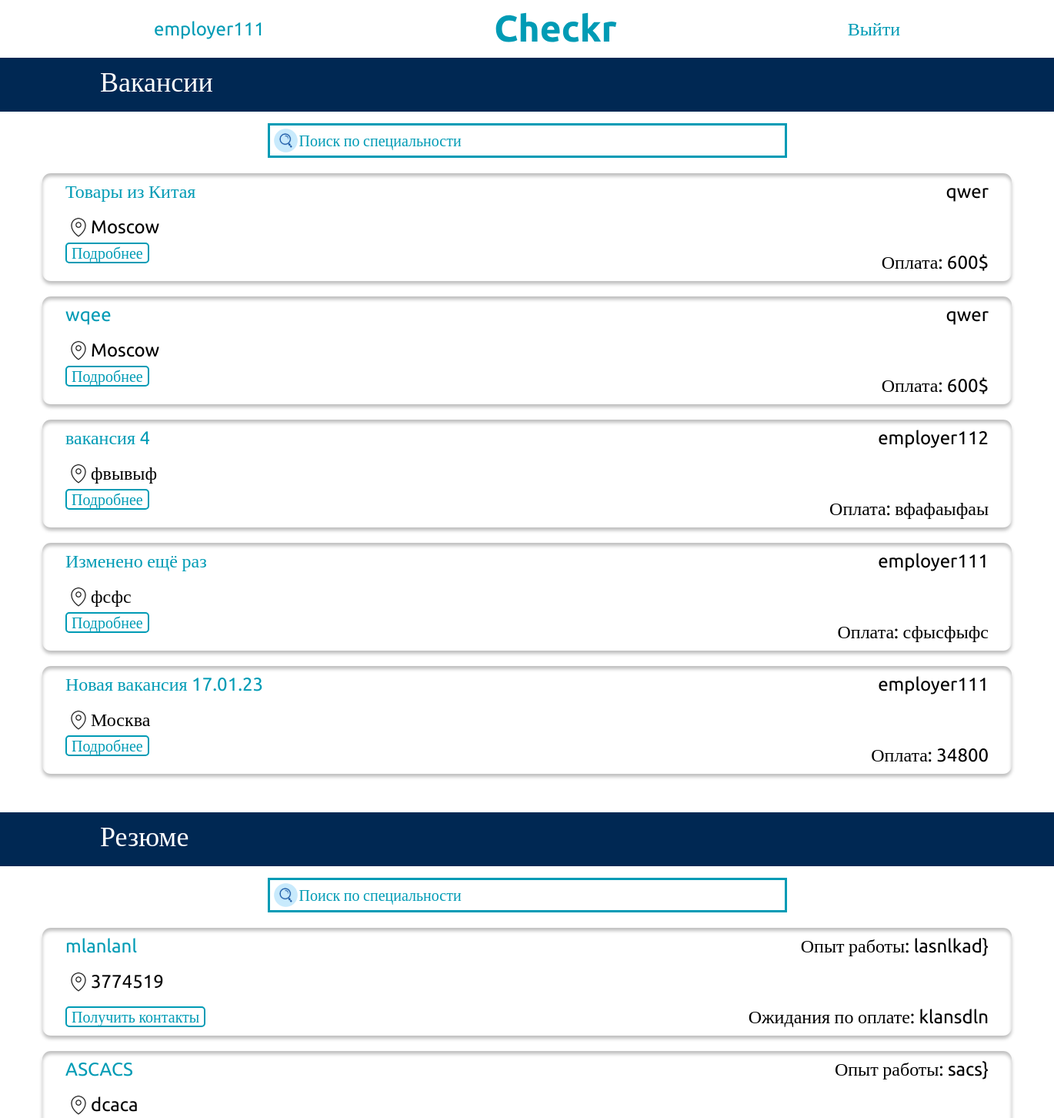
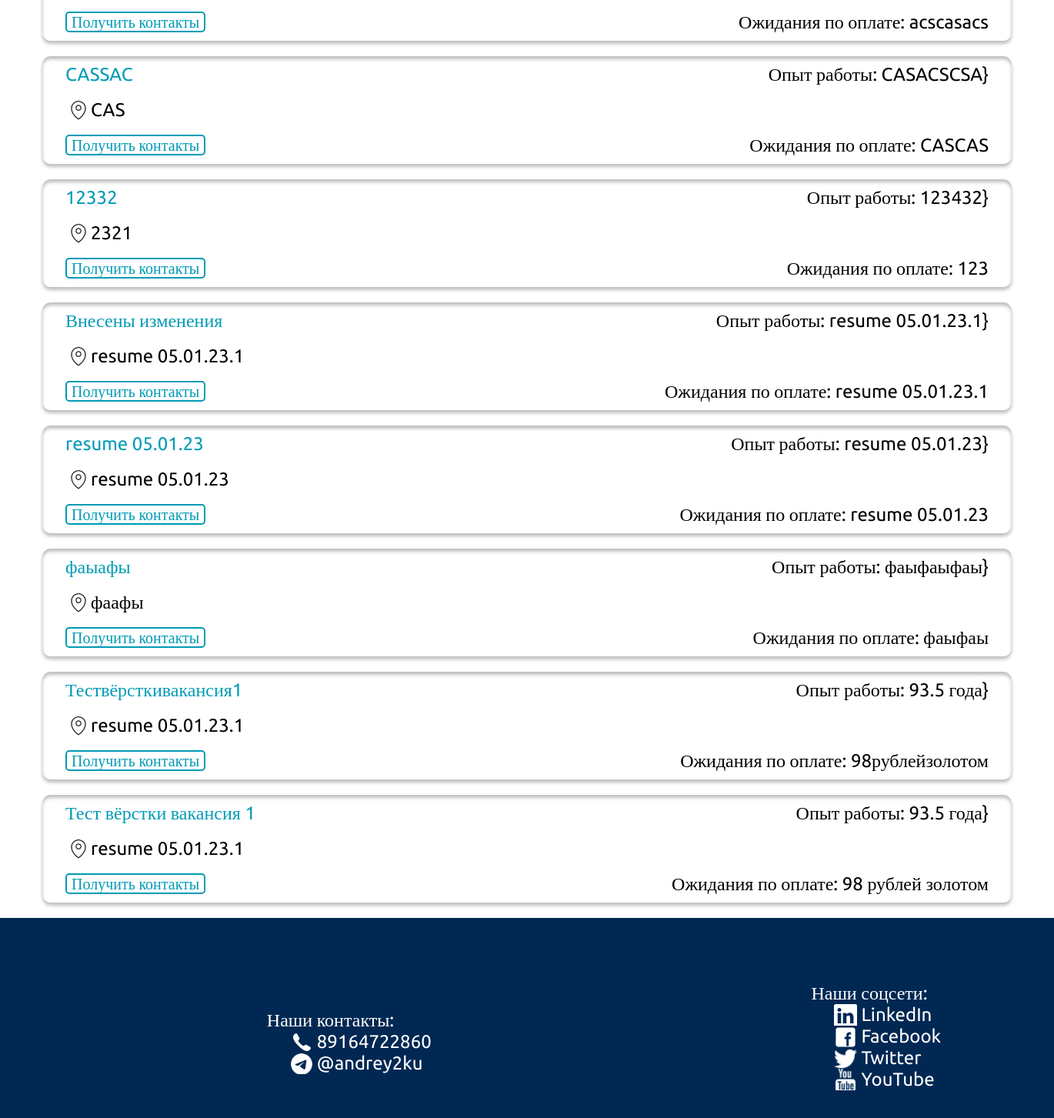
The page / (signed in) on the database its author committed (2 pictures, top to bottom).
### my_hh_app/models.py (models this page shows, shortened)
class Vacancies(models.Model):
    title = models.CharField("Title", max_length=200)
    location = models.CharField("Location", max_length=200)
    salary = models.CharField("salary", max_length=200)
    skills = models.ManyToManyField(Skills)
    author = models.ForeignKey(User, on_delete=models.SET_NULL, null=True)
    company_name = models.ForeignKey(Companies, on_delete=models.SET_NULL, null=True)
    description = models.TextField("description", default="")

class Companies(models.Model):
    company_name = models.CharField("company_name", max_length=200)
    author = models.ForeignKey(User, on_delete=models.SET_NULL, default="", null=True)
    foundation_data = models.DateField("foundation_data", default=datetime.datetime.now(), null=True)
    industry = models.CharField("industry", max_length=200, default="", null=True)
    strategy_description = models.TextField("Strategy_description", default="", null=True)
    def __str__(self):
        return self.company_name

class Resume(models.Model):
    name = models.CharField("name", max_length=200)
    option = (("male", "Мужской"), ("female", "Женский"))
    gender = models.CharField("gender", max_length=200, choices=option ,)
    spec = models.TextField("speciality", max_length=200)
    experience = models.TextField("experience")
    option = (("full-time", "full-time"), ("part-time", "part-time"))
    type_of_employment = models.CharField("type_of_employment", max_length=200, choices=option)
    skills = models.ManyToManyField(Skills)
    age = models.CharField("age", max_length=100)
    phone = models.CharField("phone", max_length=20)
    salary = models.CharField("salary", max_length=200)
    adres = models.CharField("adres", max_length=200)
    author = models.ForeignKey(User, on_delete=models.SET_NULL, null=True)

### my_hh_app/views.py (the view)
# urls.py: path('', views.index,name='index'),
def index(request):
    resume = None
    vacancies = None
    if request.method == "POST":
        if "resumes_search" in request.POST and "vacancies_search" in request.POST:
            resume = Resume.objects.filter(spec__contains=request.POST.get("resumes_search", ""))
            vacancies = Vacancies.objects.filter(title__contains=request.POST.get("vacancies_search", ""))
        elif "vacancies_search" in request.POST:
            vacancies = Vacancies.objects.filter(title__contains=request.POST.get("vacancies_search", ""))
            resume = Resume.objects.all()
        elif "resumes_search" in request.POST:
            resume = Resume.objects.filter(spec__contains=request.POST.get("resumes_search", ""))
            vacancies = Vacancies.objects.all()
    else:
        resume = Resume.objects.all()
        vacancies = Vacancies.objects.all()
    skills = Skills.objects.all()
    context = {"resumes": resume, "vacancies": vacancies, "skills": skills, }
    return render(request, "my_hh_app/index.html", context)

### my_hh_app/templates/my_hh_app/index.html (shortened to what this page needs)
<!DOCTYPE html>
{% extends 'my_hh_app/base.html' %}
{% block content %}
  <section>
    <div class="vacancies__header">Вакансии </div>
    <div class="search__div">
      <form  class = "search__form" method="post" id="1">
      <input class="vacancies__search"  type="search" placeholder="Поиск по специальности" name="vacancies_search">
      </form>
    </div>
    {% for vacancy in vacancies %}
    <div class="vacancies__card">
      <div class="vacancies__card__div__1">
        <a class="vacancy__name" href="/vacancy_view/{{vacancy.id}}/0">{{vacancy.title}}</a>
        <a class="company__name" href="#"> {{vacancy.company_name}}</a>
      </div>
      <div class="vacancies__card__div__2">
        <span class="vacancies__city">{{vacancy.location}}</span>
      </div>
      <div class="vacancies__card__div__3">
        <a class="respond__btn" href="/vacancy_view/{{vacancy.id}}/0"> Подробнее </a>
        <span class="salary">Оплата: {{vacancy.salary}}</span>
      </div>
    </div>
    {% endfor %}
  </section>
  <section class="resumes">
    <div class="vacancies__header">Резюме </div>
    <div class="search__div">
      <form  class = "search__form" method="post" id="2">
      <input class="vacancies__search"  type="search" placeholder="Поиск по специальности" name="resumes_search">
      </form>
    </div>
    {% for resume in resumes %}
    <div class="vacancies__card">
      <div class="vacancies__card__div__1">
        <a class="vacancy__name" href="resume_view/{{resume.id}}">{{resume.spec}}</a>
        <a class="company__name" href="resume_view/{{resume.id}}"> Опыт работы: {{resume.experience}}}</a>
      </div>
      <div class="vacancies__card__div__2">
        <span class="vacancies__city">{{resume.adres}}</span>
      </div>
      <div class="vacancies__card__div__3">
        <a href="resume_view/{{resume.id}}" class="contact__button" type="submit">
          <div class="respond__btn">Получить контакты</div>
        </a>
        <span class="salary">Ожидания по оплате: {{resume.salary}}</span>
      </div>
    </div>
    {% endfor %}
  </section>
</body>
</html>
{% endblock %}

### my_hh_app/templates/my_hh_app/base.html (shortened to what this page needs)
<head>
  {% load static %}
  <link rel="stylesheet" href="{% static 'my_hh_app/css/normalize.min.css' %}">
  <link rel="stylesheet" href="{% static 'my_hh_app/css/style.css' %}">
</head>
{% load static %}
<header>
    <nav class="header__nav">
        {% if request.user.is_authenticated == False %}
      <a class="header__link" href="http://127.0.0.1:8000/accounts/login">Вы пока не авторизовались :( </a>
      <a class="logo" href="http://127.0.0.1:8000/" ><img src="{% static 'my_hh_app/images/Checkr.svg' %}"></a>
      <a class="header__link" href="http://127.0.0.1:8000/accounts/login"> Войти</a>
        {% else %}
        <a class="header__link" href="http://127.0.0.1:8000/lk">{{request.user}} </a>
      <a class="logo" href="http://127.0.0.1:8000/" ><img src="{% static 'my_hh_app/images/Checkr.svg' %}"></a>
      <a class="header__link" href="http://127.0.0.1:8000/exit"> Выйти</a>
        {% endif %}
    </nav>
  </header>
{% block content %}
{%endblock%}
<footer class="footer">
    <ul class="our__contacts_ul">Наши контакты:
      <li class="our__phone">89164722860</li>
      <li class="our__tg">@andrey2ku</li>
    </ul>
    <ul class="our__links"> Наши соцсети:
      <li class="is-linkedin"><a class="our__links__link"href="#" title="LinkedIn" target="_blank"
          rel="noopener noreferrer"><span>LinkedIn</span></a></li>
      <li class="is-facebook"><a class="our__links__link" href="#" title="Facebook" target="_blank"
          rel="noopener noreferrer"> <span>Facebook</span></a></li>
      <li class="is-twitter"><a class="our__links__link" href="#" title="Twitter" target="_blank"
          rel="noopener noreferrer"> <span>Twitter</span></a></li>
      <li class="is-youtube"><a class="our__links__link" href="#" title="YouTube"
          target="_blank" rel="noopener noreferrer"> <span>YouTube</span></a></li>
    </ul>
  </footer>

### my_hh_app/static/my_hh_app/css/style.css (style rules this page uses)
header { padding-left: 200px; padding-right: 200px; }
input { width: 100%; height: 70px; outline: 0; outline-offset: 0px; border: none; padding-left:50px; display: block; color: #009BB5; font-family: 'Ubuntu'; font-style: normal; font-weight: 300; font-size: 20px; line-height: 28px; }
input::placeholder { color: #009BB5; font-family: 'Ubuntu'; font-style: normal; font-weight: 300; font-size: 20px; line-height: 28px; }
.header__nav { height: 75px; max-width: 1500px; width: 100%; margin: 0 auto; display: flex; justify-content: space-between; align-items: center; }
.header__link { text-decoration: none; font-size: 24px; font-weight: 400; color: #009BB5; }
.vacancies__header { max-height: 65px; min-height: 60px; max-width: 1500px; width: 100%; background-color: #002853; font-weight: 400; font-size: 36px; color: #fff; padding-left: 130px; padding-top: 10px; margin: 0 auto; }
.vacancies__search { width: calc(100%); height: 100%; border: 3px solid #009BB5; position: absolute; outline: 0; outline-offset: 0px; background: url("../images/magnifier_icon-icons.svg") no-repeat 5px; padding-left:38px; }
.search__div { width: 675px; height: 45px; margin: 15px auto; position: relative; display: flex; }
.vacancies__card { padding-left: 30px; margin: 20px auto; width: 1230px; height: 140px; box-shadow: 0px 4px 4px rgba(0, 0, 0, 0.25), inset 0px 4px 4px rgba(0, 0, 0, 0.25); border-radius: 11px; }
.vacancies__card__div__1 { position: relative; width: 100%; height: 33%; }
.vacancy__name { font-family: 'Ubuntu'; font-style: normal; font-weight: 400; font-size: 24px; position: absolute; display: flex; top: 10px; left:0px; color: #009BB5; text-decoration: none; }
.company__name { font-family: 'Ubuntu'; font-style: normal; font-weight: 400; font-size: 24px; position: absolute; display: flex; top: 10px; right:30px; text-decoration: none; color: #000000; }
.vacancies__card__div__2 { position: relative; width: 100%; height: 33%; }
.vacancies__city { position: absolute; top: 10px; left:0; font-family: 'Ubuntu'; font-style: normal; font-weight: 400; font-size: 24px; line-height: 28px; color: #000; background: url("../images/location.svg") no-repeat 1px; padding-left:33px; }
.vacancies__card__div__3 { position: relative; width: 100%; height: 33%; }
.respond__btn { padding-left: 6px; padding-right: 6px; font-family: 'Ubuntu'; font-style: normal; font-weight: 400; font-size: 20px; line-height: 23px; background: #fff; color: #009BB5; border: 2px solid; border-radius: 5px; border-color: #009BB5; text-decoration: none; }
.salary { font-family: 'Ubuntu'; font-style: normal; font-weight: 400; font-size: 24px; position: absolute; display: flex; top: 10px; right:30px; text-decoration: none; color: #000000; }
.contact__button { top: 10px; position: absolute; left: 0; padding: 0; text-decoration: none; }
.resumes { padding-top: 30px; }
.footer { display: flex; justify-content: space-around; position: relative; margin: 0 auto; width: 100%; padding-left: 80px; padding-right: 80px; max-width: 1500px; height: 260px; background-color: #002853; }
.our__contacts_ul { padding-top: 95px; font-family: 'Ubuntu'; font-style: normal; font-weight: 400; font-size: 24px; line-height: 28px; color: #FFFFFF; list-style-type: none; }
.our__phone { margin-left: 30px; padding-left:35px ; background: url("../images/telephone.svg") no-repeat; }
.our__tg { margin-left: 30px; padding-left:35px ; background: url("../images/tg.svg") no-repeat; }
.our__links { padding-top: 60px; font-family: 'Ubuntu'; font-style: normal; font-weight: 400; font-size: 24px; line-height: 28px; color: #FFFFFF; list-style-type: none; }
.our__links__link { text-decoration: none; font-family: 'Ubuntu'; font-style: normal; font-weight: 400; font-size: 24px; line-height: 28px; color: #FFFFFF; }
.is-linkedin { background: url("../images/linkedin.svg") no-repeat; margin-left: 30px; padding-left:35px }
.is-facebook { background: url("../images/facebook.svg") no-repeat; margin-left: 30px; padding-left:35px }
.is-twitter { background: url("../images/twitter.svg") no-repeat; margin-left: 30px; padding-left:35px }
.is-youtube { background: url("../images/youtube.svg") no-repeat; margin-left: 30px; padding-left:35px }

### rows shown on the page
Vacancies: title "Товары из Китая", company_name "qwer", location "Moscow", salary "600$"
Vacancies: title "wqee", company_name "qwer", location "Moscow", salary "600$"
Vacancies: title "вакансия 4", company_name "employer112", location "фвывыф", salary "вфафаыфаы"
Vacancies: title "Изменено ещё раз", company_name "employer111", location "фсфс", salary "сфысфыфс"
Vacancies: title "Новая вакансия 17.01.23", company_name "employer111", location "Москва", salary "34800"
Resume: spec "mlanlanl", experience "lasnlkad", adres "3774519", salary "klansdln"
Resume: spec "ASCACS", experience "sacs", adres "dcaca", salary "acscasacs"
Resume: spec "CASSAC", experience "CASACSCSA", adres "CAS", salary "CASCAS"
Resume: spec "12332", experience "123432", adres "2321", salary "123"
Resume: spec "Внесены изменения", experience "resume 05.01.23.1", adres "resume 05.01.23.1", salary "resume 05.01.23.1"
Resume: spec "resume 05.01.23", experience "resume 05.01.23", adres "resume 05.01.23", salary "resume 05.01.23"
Resume: spec "фаыафы", experience "фаыфаыфаы", adres "фаафы", salary "фаыфаы"
Resume: spec "Тествёрсткивакансия1", experience "93.5 года", adres "resume 05.01.23.1", salary "98рублейзолотом"
Resume: spec "Тест вёрстки вакансия 1", experience "93.5 года", adres "resume 05.01.23.1", salary "98 рублей золотом"

### other values the page prints
{{ request.user }} "employer111"
